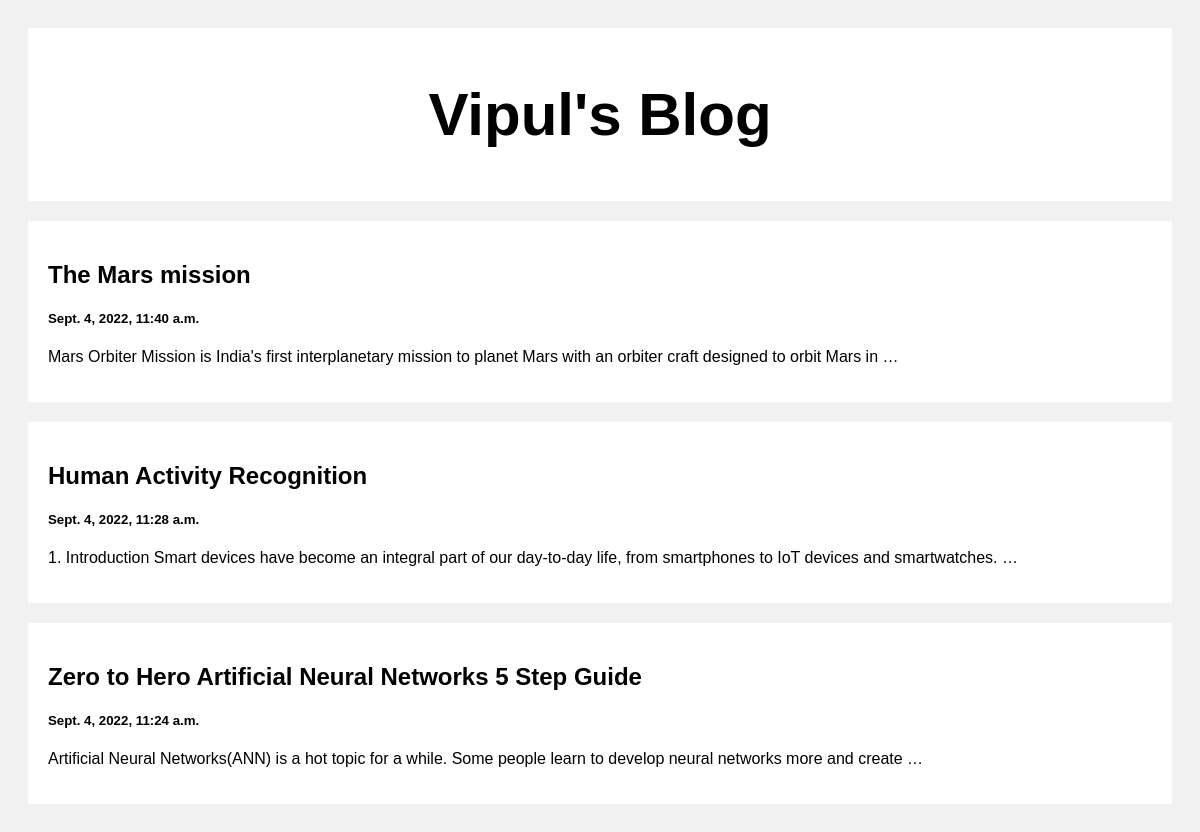
The page / on the database its author committed.
### posts/models.py (models this page shows)
class Post(models.Model):
    title=models.CharField(max_length=100)
    body=models.CharField(max_length=100000)
    date=models.DateTimeField(default=datetime.now,blank=True)

### posts/views.py (the view)
# urls.py: path('',views.index,name='index'),
def index(request):
    posts=Post.objects.all()
    return render(request,'index.html',{'posts':posts})

### templates/index.html (shortened to what this page needs)
<!DOCTYPE html>
<html>
<head>
</head>
<body>
<div class="header">
  <h2>Vipul's Blog</h2>
</div>
<div class="row">
  <div class="leftcolumn">
    {% for post in posts reversed %}
    <div class="card">
     <a style="text-decoration: none; color: black;" href="posts/{{post.id}}">
        <h2>{{post.title}}</h2>
        <h5>{{post.date}}</h5>
        <p>{{post.body|truncatewords:20}}</p>
        </a>
    </div>
    {% endfor %}
  </div>
</div>
</body>
</html>

### templates/index.html (style rules this page uses)
* { box-sizing: border-box; }
body { font-family: Arial; padding: 20px; background: #f1f1f1; }
.header { padding: 2px; font-size: 40px; text-align: center; background: white; }
.leftcolumn { float: left; width: 100%; }
.card { background-color: white; padding: 20px; margin-top: 20px; }
.row:after { content: ""; display: table; clear: both; }

### rows shown on the page
Post: title "The Mars mission", date "Sept. 4, 2022, 11:40 a.m.", body "Mars Orbiter Mission is India's first interplanetary mission to planet Mars with an orbiter craft designed to orbit Mars in …"
Post: title "Human Activity Recognition", date "Sept. 4, 2022, 11:28 a.m.", body "1. Introduction Smart devices have become an integral part of our day-to-day life, from smartphones to IoT devices and smartwatches. …"
Post: title "Zero to Hero Artificial Neural Networks 5 Step Guide", date "Sept. 4, 2022, 11:24 a.m.", body "Artificial Neural Networks(ANN) is a hot topic for a while. Some people learn to develop neural networks more and create …"
